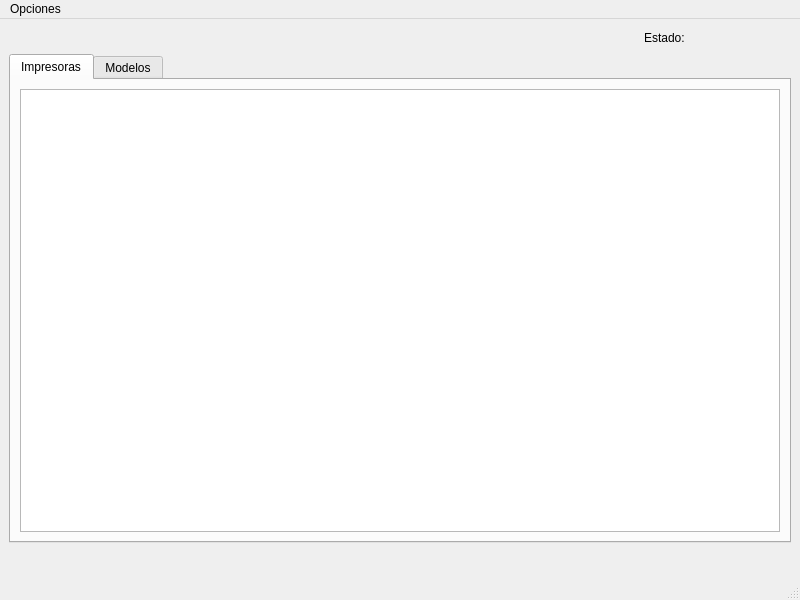
<?xml version="1.0" encoding="UTF-8"?>
<ui version="4.0">
 <class>MainWindow</class>
 <widget class="QMainWindow" name="MainWindow">
  <property name="geometry">
   <rect>
    <x>0</x>
    <y>0</y>
    <width>800</width>
    <height>600</height>
   </rect>
  </property>
  <property name="windowTitle">
   <string>MainWindow</string>
  </property>
  <widget class="QWidget" name="centralwidget">
   <layout class="QGridLayout" name="gridLayout_3">
    <item row="0" column="0">
     <layout class="QHBoxLayout" name="horizontalLayout">
      <item>
       <spacer name="horizontalSpacer">
        <property name="orientation">
         <enum>Qt::Horizontal</enum>
        </property>
        <property name="sizeHint" stdset="0">
         <size>
          <width>618</width>
          <height>20</height>
         </size>
        </property>
       </spacer>
      </item>
      <item>
       <widget class="QLabel" name="label_2">
        <property name="text">
         <string>Estado:</string>
        </property>
       </widget>
      </item>
      <item>
       <widget class="QLabel" name="status_label">
        <property name="minimumSize">
         <size>
          <width>100</width>
          <height>0</height>
         </size>
        </property>
        <property name="text">
         <string/>
        </property>
       </widget>
      </item>
     </layout>
    </item>
    <item row="1" column="0">
     <widget class="QTabWidget" name="tab_widget">
      <property name="currentIndex">
       <number>0</number>
      </property>
      <widget class="QWidget" name="tab_impresoras">
       <attribute name="title">
        <string>Impresoras</string>
       </attribute>
       <layout class="QGridLayout" name="gridLayout">
        <item row="0" column="0">
         <widget class="QTableWidget" name="view_impresoras"/>
        </item>
       </layout>
      </widget>
      <widget class="QWidget" name="tab_modelos">
       <attribute name="title">
        <string>Modelos</string>
       </attribute>
       <layout class="QGridLayout" name="gridLayout_2">
        <item row="0" column="0">
         <widget class="QTableWidget" name="view_modelos"/>
        </item>
       </layout>
      </widget>
     </widget>
    </item>
    <item row="2" column="0">
     <layout class="QHBoxLayout" name="horizontalLayout_2">
      <item>
       <spacer name="horizontalSpacer_2">
        <property name="orientation">
         <enum>Qt::Horizontal</enum>
        </property>
        <property name="sizeHint" stdset="0">
         <size>
          <width>718</width>
          <height>20</height>
         </size>
        </property>
       </spacer>
      </item>
      <item>
       <widget class="QLabel" name="version_label">
        <property name="minimumSize">
         <size>
          <width>0</width>
          <height>0</height>
         </size>
        </property>
        <property name="text">
         <string/>
        </property>
       </widget>
      </item>
     </layout>
    </item>
   </layout>
  </widget>
  <widget class="QMenuBar" name="menubar">
   <property name="geometry">
    <rect>
     <x>0</x>
     <y>0</y>
     <width>800</width>
     <height>22</height>
    </rect>
   </property>
   <widget class="QMenu" name="menuOpciones">
    <property name="title">
     <string>Opciones</string>
    </property>
    <addaction name="action_salir"/>
   </widget>
   <addaction name="menuOpciones"/>
  </widget>
  <widget class="QStatusBar" name="statusbar"/>
  <action name="action_salir">
   <property name="text">
    <string>&amp;Salir</string>
   </property>
  </action>
 </widget>
 <resources/>
 <connections>
  <connection>
   <sender>action_salir</sender>
   <signal>triggered()</signal>
   <receiver>MainWindow</receiver>
   <slot>close()</slot>
   <hints>
    <hint type="sourcelabel">
     <x>-1</x>
     <y>-1</y>
    </hint>
    <hint type="destinationlabel">
     <x>399</x>
     <y>299</y>
    </hint>
   </hints>
  </connection>
 </connections>
</ui>
